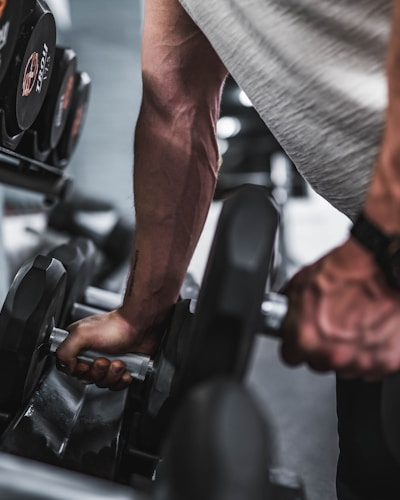
#> input picture stock_photos/gym_bro.jpg, 400 x 500 px
$ python make_final_tiktok.py
#> lines starting #> are read from the running program, lines starting #| are printed output that depends on the picture
"""
Generate TikTok slideshows with REAL stock photos from Unsplash.
Downloads photos, roasts them with Gemini, and creates TikTok-ready slides.
"""

import os
import json
import textwrap
import requests
from pathlib import Path
from PIL import Image, ImageDraw, ImageFont
import sys

sys.path.insert(0, str(Path(__file__).parent))
from config import GEMINI_API_KEY, VISION_MODEL, ROAST_STYLES

from google import genai
from google.genai import types

client = genai.Client(api_key=GEMINI_API_KEY)

PHOTO_DIR = Path(__file__).parent / "stock_photos"
OUTPUT_DIR = Path(__file__).parent / "tiktok_final"
OUTPUT_DIR.mkdir(exist_ok=True)

# Map stock photos to scenarios
SCENARIOS = [
    {"name": "01_gym_bro", "hook": "AI roasted the gym bro", "caption": "POV: you let AI roast your gym selfie #airoast #gym #roast", "photo": "gym_bro.jpg", "style": "savage"},
    {"name": "02_dating_profile", "hook": "AI reviewed my Tinder profile", "caption": "AI roasted my dating profile and I'm deleting the app #dating #tinder #airoast", "photo": "selfie_girl.jpg", "style": "dating"},
    {"name": "03_linkedin_pro", "hook": "AI evaluated my LinkedIn photo", "caption": "AI judged my LinkedIn profile pic as a hire #linkedin #corporate #airoast", "photo": "corporate_guy.jpg", "style": "corporate"},
    {"name": "04_sunglasses_douche", "hook": "AI roasted the sunglasses indoors guy", "caption": "Why are you wearing sunglasses inside bro #roast #airoast #cringe", "photo": "sunglasses3.jpg", "style": "savage"},
    {"name": "05_grandma_roast", "hook": "AI grandma roasted me and I cried", "caption": "Savage grandma AI has no filter #grandma #roast #airoast #savage", "photo": "grandma4.jpg", "style": "grandma"},
    {"name": "06_gamer_toxic", "hook": "Toxic gamer AI joined my lobby", "caption": "AI gamer roasted my profile pic #gaming #toxic #airoast", "photo": "gamer.jpg", "style": "gamer"},
    {"name": "07_funny_couple", "hook": "AI roasted me and my bestie", "caption": "AI roasted us and we're not friends anymore #bestie #roast #airoast", "photo": "bestie.jpg", "style": "funny"},
    {"name": "08_beard_guy", "hook": "AI roasted the beard oil guy", "caption": "AI destroyed this beard bro #beard #roast #airoast #savage", "photo": "beard_guy.jpg", "style": "savage"},
    {"name": "09_celebrity_roast", "hook": "AI gave me a Comedy Central roast", "caption": "AI roasted me like a celebrity #celebrity #roast #airoast #comedy", "photo": "celebrity.jpg", "style": "savage"},
    {"name": "10_selfie_queen", "hook": "AI roasted the selfie queen", "caption": "AI roasted my selfie and I'm mortified #selfie #roast #airoast", "photo": "selfie_queen.jpg", "style": "savage"},
]


def get_font(size, bold=True):
    paths = ["C:/Windows/Fonts/arialbd.ttf" if bold else "C:/Windows/Fonts/arial.ttf"]
    for p in paths:
        if os.path.exists(p):
            try: return ImageFont.truetype(p, size)
            except: pass
    return ImageFont.load_default()


def generate_roast(image_path, style="savage"):
    style_prompt = ROAST_STYLES[style]["prompt"]
    image_bytes = Path(image_path).read_bytes()
    response = client.models.generate_content(
        model=VISION_MODEL,
        contents=[types.Content(parts=[
            types.Part(inline_data=types.Blob(mime_type="image/jpeg", data=image_bytes)),
            types.Part(text=style_prompt),
        ])],
        config=types.GenerateContentConfig(max_output_tokens=400, temperature=0.95),
    )
    return response.text


def make_hook_slide(filename, hook, bg_color=(20, 5, 40)):
#> called with hook = 'AI roasted the gym bro', bg_color = (20, 5, 40)
    img = Image.new("RGB", (1080, 1920), color=bg_color)
    draw = ImageDraw.Draw(img)
    for cx, cy, r, color in [(540, 400, 300, (255, 0, 110, 40)), (200, 1500, 250, (131, 56, 236, 40)), (800, 1700, 200, (58, 134, 255, 30))]:
        overlay = Image.new("RGBA", img.size, (0, 0, 0, 0))
        ImageDraw.Draw(overlay).ellipse([cx-r, cy-r, cx+r, cy+r], fill=color)
        img = Image.alpha_composite(img.convert("RGBA"), overlay).convert("RGB")
        draw = ImageDraw.Draw(img)
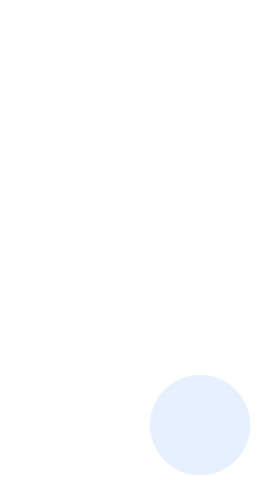
#> overlay: PIL image 1080x1920 RGBA (shown at 1/4 size); mean R, G, B, A 3.5, 8.2, 15.5, 1.8; transparent parts drawn white
    draw.text((540, 500), "🔥", fill="white", anchor="mm", font=get_font(120))
    font_hook = get_font(60)
    lines = textwrap.wrap(hook, width=25)
    y = 750
    for line in lines:
        draw.text((540, y), line, fill="white", anchor="mm", font=font_hook)
        y += 80
#> after the loop, y = 830
    draw.text((540, 1700), "ai-roast-me.onrender.com", fill=(255, 190, 11), anchor="mm", font=get_font(36))
    draw.text((540, 1760), "Try it FREE", fill=(255, 255, 255), anchor="mm", font=get_font(30))
    img.save(filename)


def make_photo_slide(filename, photo_path, bg_color=(20, 5, 40)):
#> called with photo_path = 'stock_photos/gym_bro.jpg', bg_color = (20, 5, 40)
    img = Image.new("RGB", (1080, 1920), color=bg_color)
    draw = ImageDraw.Draw(img)
    try:
        photo = Image.open(photo_path).convert("RGB")
#> photo is the input picture: PIL image 400x500 RGB; mean R, G, B 84.8, 79.6, 81.4
        photo.thumbnail((800, 800), Image.Resampling.LANCZOS)
        px = (1080 - photo.width) // 2
        py = 500
        img.paste(photo, (px, py))
    except: pass
    draw.text((540, 350), "📸 Uploading photo...", fill="white", anchor="mm", font=get_font(48))
    draw.text((540, 1400), "Let's see what AI says", fill=(255, 190, 11), anchor="mm", font=get_font(36))
    img.save(filename)


def make_roast_slide(filename, roast_text, style_name, bg_color=(20, 5, 40)):
#> called with style_name = 'Savage', bg_color = (20, 5, 40)
    img = Image.new("RGB", (1080, 1920), color=bg_color)
    draw = ImageDraw.Draw(img)
    for cx, cy, r, color in [(540, 300, 250, (255, 0, 110, 50)), (540, 1600, 300, (251, 86, 7, 30))]:
        overlay = Image.new("RGBA", img.size, (0, 0, 0, 0))
        ImageDraw.Draw(overlay).ellipse([cx-r, cy-r, cx+r, cy+r], fill=color)
        img = Image.alpha_composite(img.convert("RGBA"), overlay).convert("RGB")
        draw = ImageDraw.Draw(img)
#> this loop made 2 passes
#> pass 1, in make_roast_slide, `img = Image.alpha_composite(img.convert("RGBA"), overlay).convert("RGB")`:
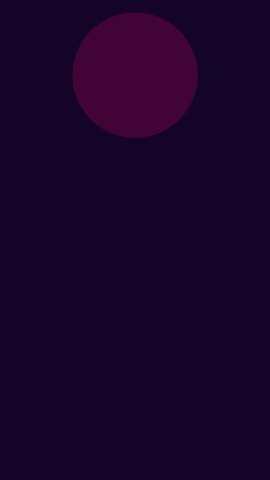
#> img: PIL image 1080x1920 RGB (shown at 1/4 size); mean R, G, B 24.4, 4.9, 41.3
#> after the loop:
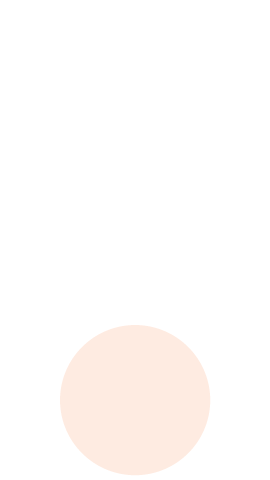
#> overlay: PIL image 1080x1920 RGBA (shown at 1/4 size); mean R, G, B, A 34.3, 11.8, 1, 4.1; transparent parts drawn white
    font_badge = get_font(32)
    badge_text = f"🔥 {style_name.upper()} ROAST"
    bbox = draw.textbbox((0, 0), badge_text, font=font_badge)
#> bbox = (0, 2, 78, 10)
    bw = bbox[2] - bbox[0]
#> bw = 78
    draw.rounded_rectangle([540-bw//2-20, 180, 540+bw//2+20, 240], radius=20, fill=(255, 0, 110))
    draw.text((540, 210), badge_text, fill="white", anchor="mm", font=font_badge)
    font_roast = get_font(42)
    wrapped = []
    for paragraph in roast_text.split("\n"):
        wrapped.extend(textwrap.wrap(paragraph, width=38))
    y = 350
    for line in wrapped:
        if y > 1600: break
        draw.text((540, y), line, fill="white", anchor="mm", font=font_roast)
        y += 60
#> after the loop, y = 350
    draw.text((540, 1750), "Get roasted FREE at", fill=(180, 180, 180), anchor="mm", font=get_font(28))
    draw.text((540, 1800), "ai-roast-me.onrender.com", fill=(255, 190, 11), anchor="mm", font=get_font(34))
    img.save(filename)
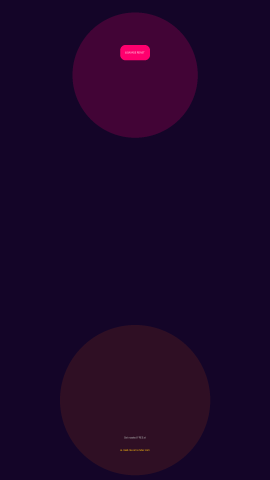
#> saved as slide_3_roast.png: PIL image 1080x1920 RGB (shown at 1/4 size); mean R, G, B 28.7, 6.3, 41


def make_cta_slide(filename, bg_color=(20, 5, 40)):
#> called with bg_color = (20, 5, 40)
    img = Image.new("RGB", (1080, 1920), color=bg_color)
    draw = ImageDraw.Draw(img)
    for cx, cy, r, color in [(540, 700, 350, (255, 0, 110, 60)), (540, 1200, 300, (131, 56, 236, 40))]:
        overlay = Image.new("RGBA", img.size, (0, 0, 0, 0))
        ImageDraw.Draw(overlay).ellipse([cx-r, cy-r, cx+r, cy+r], fill=color)
        img = Image.alpha_composite(img.convert("RGBA"), overlay).convert("RGB")
        draw = ImageDraw.Draw(img)
#> this loop made 2 passes
#> pass 1, in make_cta_slide, `img = Image.alpha_composite(img.convert("RGBA"), overlay).convert("RGB")`:
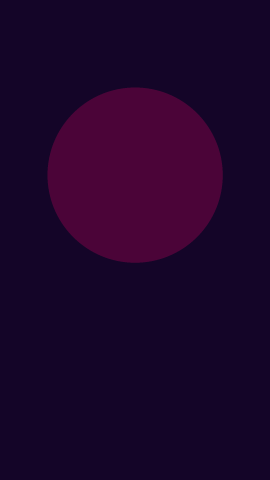
#> img: PIL image 1080x1920 RGB (shown at 1/4 size); mean R, G, B 30.2, 4.8, 43
#> pass 2, in make_cta_slide, `img = Image.alpha_composite(img.convert("RGBA"), overlay).convert("RGB")`:
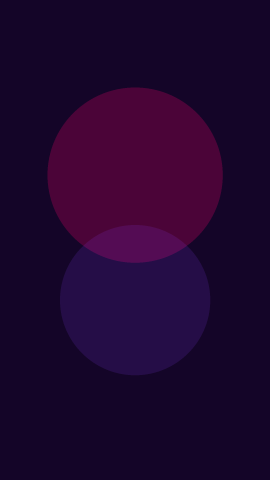
#> img: PIL image 1080x1920 RGB (shown at 1/4 size); mean R, G, B 32.4, 5.9, 47.2
#> after the loop:
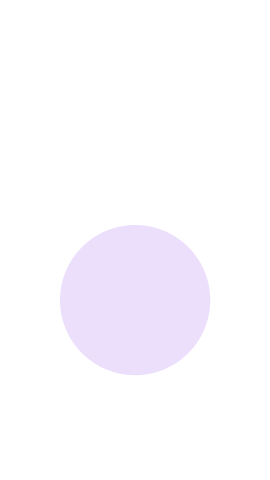
#> overlay: PIL image 1080x1920 RGBA (shown at 1/4 size); mean R, G, B, A 17.9, 7.7, 32.3, 5.5; transparent parts drawn white
    draw.text((540, 600), "🔥", fill="white", anchor="mm", font=get_font(150))
    draw.text((540, 850), "GET ROASTED", fill="white", anchor="mm", font=get_font(72))
    draw.text((540, 950), "BY AI", fill=(255, 0, 110), anchor="mm", font=get_font(72))
    draw.text((540, 1100), "FREE", fill=(0, 255, 136), anchor="mm", font=get_font(80))
    draw.text((540, 1400), "👉 ai-roast-me.onrender.com", fill=(255, 190, 11), anchor="mm", font=get_font(40))
    draw.text((540, 1470), "Link in bio", fill=(180, 180, 180), anchor="mm", font=get_font(32))
    img.save(filename)


def main():
    print("=" * 60)
    print("  TIKTOK SLIDESHOW GENERATOR (REAL PHOTOS)")
    print("=" * 60)

    results = []
    for i, s in enumerate(SCENARIOS, 1):
        photo_path = PHOTO_DIR / s["photo"]
        if not photo_path.exists():
            print(f"SKIP {s['name']} - photo not found")
            continue

        print(f"\n[{i}/10] {s['hook']}...")

        # Generate roast
        try:
            roast = generate_roast(str(photo_path), s["style"])
            print(f"  Roast: {roast[:80]}...")
        except Exception as e:
            print(f"  Roast failed: {e}")
            continue

        # Create slides
        vid_dir = OUTPUT_DIR / f"video_{i:02d}"
        vid_dir.mkdir(exist_ok=True)

        make_hook_slide(vid_dir / "slide_1_hook.png", s["hook"])
        make_photo_slide(vid_dir / "slide_2_photo.png", str(photo_path))
        make_roast_slide(vid_dir / "slide_3_roast.png", roast, s["style"].title())
        make_cta_slide(vid_dir / "slide_4_cta.png")
        print(f"  ✓ 4 slides created")

        results.append({"video": i, "hook": s["hook"], "caption": s["caption"], "roast": roast})
#> pass 2 of the loop in main, `for i, s in enumerate(SCENARIOS, 1):`:
#> after the loop in make_hook_slide (call 2), `for line in lines:`: y = 910
#> in make_hook_slide (call 2), `img.save(filename)`:
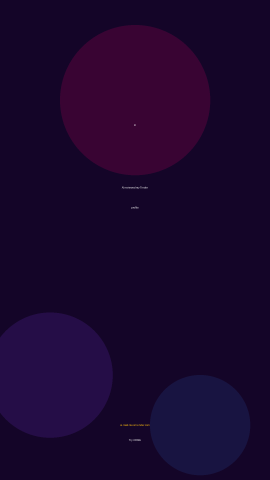
#> saved as slide_1_hook.png: PIL image 1080x1920 RGB (shown at 1/4 size); mean R, G, B 26.9, 6.6, 45.9
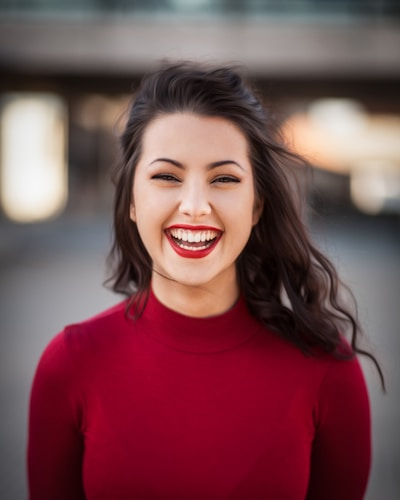
#> input picture stock_photos/selfie_girl.jpg, 400 x 500 px
#> in make_photo_slide, photo is the input picture: PIL image 400x500 RGB; mean R, G, B 120.8, 77.3, 81.9
#> after the loop in make_roast_slide (call 2), `for line in wrapped:`: y = 350
#> in make_roast_slide (call 2), `img.save(filename)`:
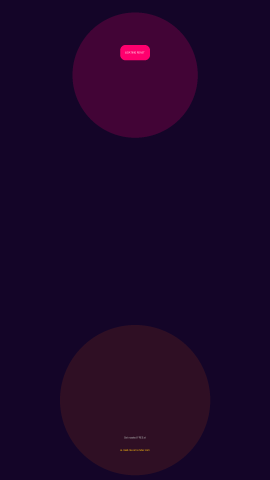
#> saved as slide_3_roast.png: PIL image 1080x1920 RGB (shown at 1/4 size); mean R, G, B 28.7, 6.3, 41
#> pass 3 of the loop in main, `for i, s in enumerate(SCENARIOS, 1):`:
#> after the loop in make_hook_slide (call 3), `for line in lines:`: y = 910
#> in make_hook_slide (call 3), `img.save(filename)`:
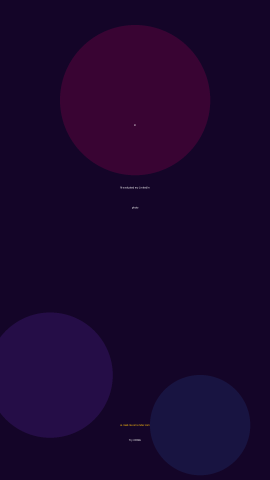
#> saved as slide_1_hook.png: PIL image 1080x1920 RGB (shown at 1/4 size); mean R, G, B 26.9, 6.6, 45.9
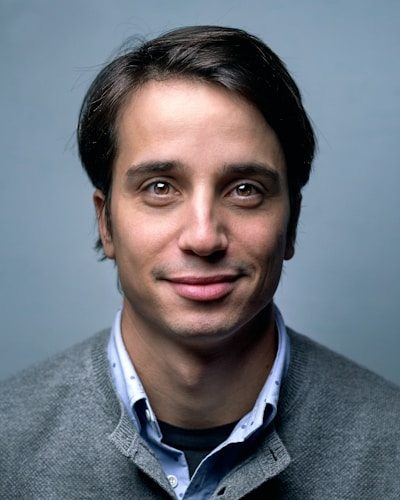
#> input picture stock_photos/corporate_guy.jpg, 400 x 500 px
#> in make_photo_slide, photo is the input picture: PIL image 400x500 RGB; mean R, G, B 108.4, 113.4, 122.6
#> bbox = (0, 2, 98, 10)
#> bw = 98
#> after the loop in make_roast_slide (call 3), `for line in wrapped:`: y = 350
#> in make_roast_slide (call 3), `img.save(filename)`:
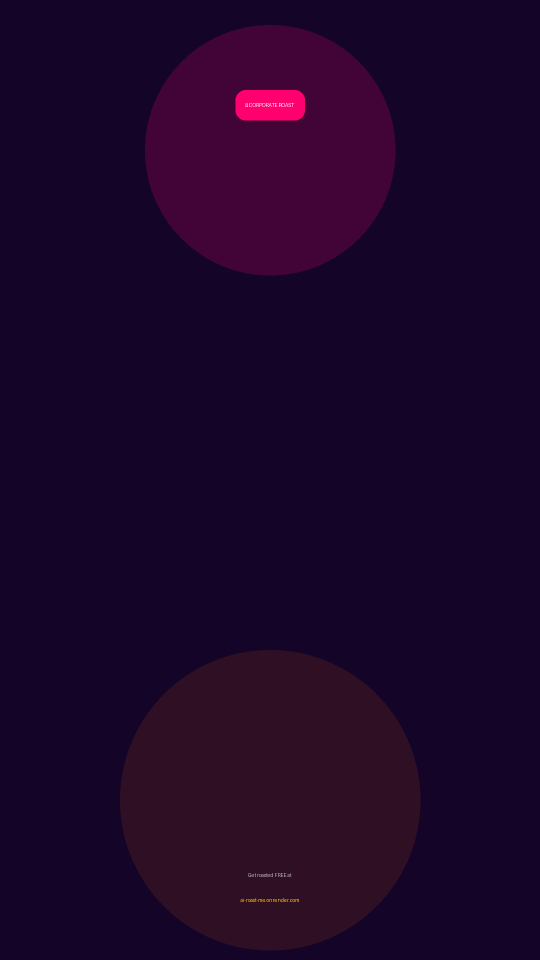
#> saved as slide_3_roast.png: PIL image 1080x1920 RGB (shown at 1/2 size); mean R, G, B 28.8, 6.3, 41
#> the loop made 10 passes; the first 3 are shown

    # Save results
    with open(OUTPUT_DIR / "results.json", "w", encoding="utf-8") as f:
#> (the run stopped early here; a loop or call above may not have finished)
